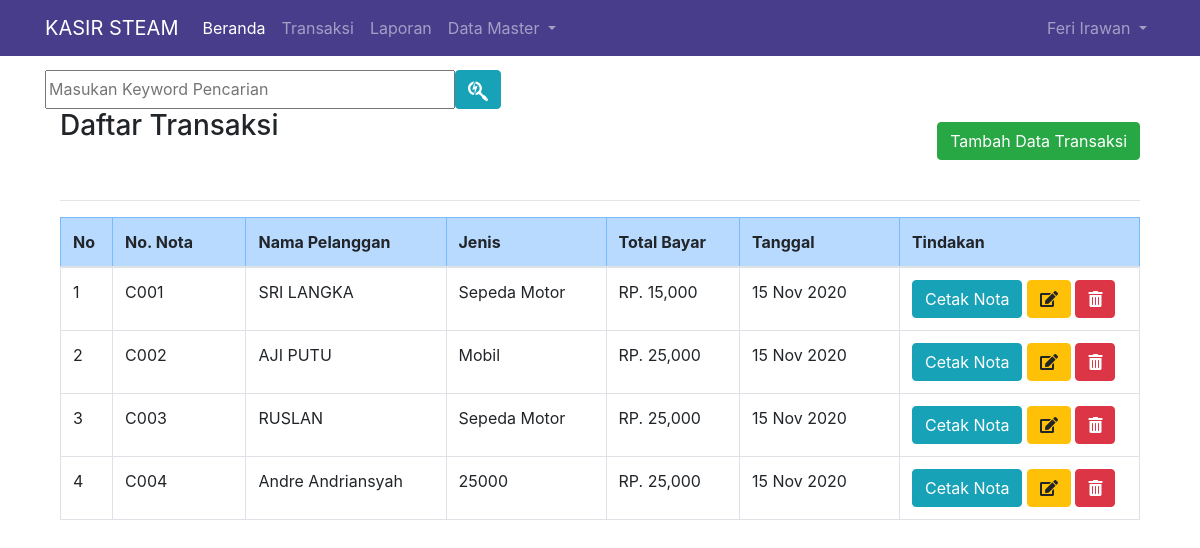
Screenshot of /admin.php?hlm=transaksi (signed in) with the database file from the repository.
### tables this page shows
CREATE TABLE `transaksi` (
  `id_transaksi` int(10) NOT NULL,
  `no_nota` varchar(10) NOT NULL,
  `jenis` varchar(50) NOT NULL,
  `nama` varchar(50) NOT NULL,
  `bayar` int(10) NOT NULL,
  `kembali` int(10) NOT NULL,
  `total` int(10) NOT NULL,
  `tanggal` date NOT NULL,
  `id_user` tinyint(1) NOT NULL
);

### transaksi.php (the view, shortened to what this page needs)
<!DOCTYPE html>
<html lang="en">
<head>
</head>
<body>
	<form action="" method="post" class="navbar-form">
		<div class="input-group">
			<input type="text" name="keyword" size="35" autofocus placeholder="Masukan Keyword Pencarian" autocomplete="off" id="keyword" class="group-control">
			<div class="input-group-btn">
				<button type="submit" name="cari" id="tombol-cari" class="btn btn-info">
				<img src="./assest/fonts/cari.svg" width="20px"></button>
			</div>
		</div>
	</form>
</body>
</html>
<?php
if(empty($_SESSION['id_user'])){
	$_SESSION['err'] = '<strong>ERROR!</strong> Anda harus login terlebih dahulu.';
	header('Location: ./');
	die();
} else {
	if( isset( $_REQUEST['aksi'] )){
		$aksi = $_REQUEST['aksi'];
		switch($aksi){
			case 'baru':
				include 'transaksi_baru.php';
				break;
			case 'edit':
				include 'transaksi_edit.php';
				break;
			case 'hapus':
				include 'transaksi_hapus.php';
				break;
			case 'cetak':
				include 'cetak_nota.php';
				break;
		}
	} else {
		echo '
			<div class="container col-lg">
				<h3 style="margin-bottom: -20px;">Daftar Transaksi</h3>
				<div class="text-right">
				<a href="./admin.php?hlm=transaksi&aksi=baru" class="btn btn-success">Tambah Data Transaksi</a>
				</div>
				<br/><hr/>
				<table class="table table-bordered">
					<thead>
					<tr class="table-primary">
						<th width="2%">No</th>
						<th width="10%">No. Nota</th>
						<th width="15%">Nama Pelanggan</th>
						<th width="12%">Jenis</th>
						<th width="10%">Total Bayar</th>
						<th width="12%">Tanggal</th>
						<th width="18%">Tindakan</th>
					</tr>
					</thead>
				<tbody>';
			if( isset($_POST["cari"]) ){
				$cari = $_POST["keyword"];
				$query = "SELECT * FROM transaksi
					WHERE
					no_nota LIKE '%$cari%' OR
					jenis LIKE '%$cari%' OR
					nama LIKE '%$cari%' OR
					total LIKE '%$cari%' OR
					tanggal LIKE '%$cari%'
					";
			}else{
				$query = "SELECT * FROM transaksi";
			}
			$result = mysqli_query($koneksi, $query);
				if(mysqli_num_rows($result ) > 0){
					$no = 0;
					while($row = mysqli_fetch_array($result )){
						$no++;
					echo '
					<tr>
						<td>'.$no.'</td>
						<td>'.$row['no_nota'].'</td>
						<td>'.$row['nama'].'</td>
						<td>'.$row['jenis'].'</td>
						<td>RP. '.number_format($row['total']).'</td>
						<td>'.date("d M Y", strtotime($row['tanggal'])).'</td>
						<td>
						<script type="text/javascript" language="JavaScript">
							function konfirmasi(){
								tanya = confirm("Anda yakin akan menghapus data ini?");
								if (tanya == true) return true;
								else return false;
						}
					</script>
					<a href="?hlm=cetak&id_transaksi='.$row['id_transaksi'].'" class="btn btn-info btn-s" target="_blank">Cetak Nota</a>
					<a href="?hlm=transaksi&aksi=edit&id_transaksi='.$row['id_transaksi'].'" class="btn btn-warning btn-s"><i class="fas fa-edit"></i></a>
					<a href="?hlm=transaksi&aksi=hapus&submit=yes&id_transaksi='.$row['id_transaksi'].'" onclick="return konfirmasi()" class="btn btn-danger btn-s"><i class="fas fa-trash-alt"></i></a>
					</td>';
				}
			}
			echo '
			</tbody>
			</table>
		</div>';
	}
}
?>

### admin.php (shortened to what this page needs)
<?php
    if(empty( $_SESSION['id_user'] ) ){
        $_SESSION['err'] = '<strong>ERROR!</strong> Anda harus login terlebih dahulu.';
        header('Location: ./');
        die();
    } else {
?>
<!DOCTYPE html>
<html lang="en">
<head>
    <link rel="stylesheet" href="https://cdnjs.cloudflare.com/ajax/libs/font-awesome/5.13.0/css/all.min.css">
    <link rel="stylesheet" href="assest/css/bootstrap.min.css">
    <link rel="stylesheet" href="assest/css/bootstrap.css">
    <link rel="stylesheet" href="assest/css/jquery-ui.min.css">
  </head>
  <body>
    <?php include "menu.php"; ?>
    <div class="container">
	<?php
	if( isset($_REQUEST['hlm'] )){
    $hlm = $_REQUEST['hlm'];
		switch( $hlm ){
			case 'transaksi':
				include "transaksi.php";
				break;
		}
	}
	?>
    </div>
</body>
</html>
<?php
}
?>

### menu.php (shortened to what this page needs)
<?php
if(!empty( $_SESSION['id_user'] ) ){
?>
<nav class="navbar navbar-expand-lg navbar-dark fixed-top " style="background-color: rgb(72, 61, 139);" >
<div class="container">
	<a class="navbar-brand" href="https://ferywn.blogspot.com/">KASIR STEAM</a>
  <div class="collapse navbar-collapse" id="navbarSupportedContent">
    <ul class="navbar-nav mr-auto">
      <li class="nav-item active">
        <a class="nav-link" href="./admin.php">Beranda <span class="sr-only">(current)</span></a>
      </li>
      <li class="nav-item">
        <a class="nav-link" href="./admin.php?hlm=transaksi">Transaksi</a>
      </li>
      <li class="nav-item">
        <a class="nav-link" href="?hlm=laporan">Laporan</a>
      </li>
      <li class="nav-item dropdown ">
        <a class="nav-link dropdown-toggle" href="#" id="navbarDropdown" role="button" data-toggle="dropdown" aria-haspopup="true" aria-expanded="false">
          Data Master
        </a>
	  </li>
	</ul>
	<ul class="navbar-nav ml-auto">
	  <li class="nav-item dropdown">
        <a class="nav-link dropdown-toggle" href="#" id="navbarDropdown" role="button" data-toggle="dropdown" aria-haspopup="true" aria-expanded="false">
		<?php echo $_SESSION['nama']; ?> <b class="caret"></b>
        </a>
	  </li>
	  </ul>
  </div>
  </div>
</nav>
<?php
} else {
	header("Location: ./");
	die();
}
?>

### admin.php (style rules this page uses)
body { min-height: 200px; padding-top: 70px; }

### rows the page displays
transaksi: no_nota "C001", nama "SRI LANGKA", jenis "Sepeda Motor", total "15,000", tanggal "15 Nov 2020"
transaksi: no_nota "C002", nama "AJI PUTU", jenis "Mobil", total "25,000", tanggal "15 Nov 2020"
transaksi: no_nota "C003", nama "RUSLAN", jenis "Sepeda Motor", total "25,000", tanggal "15 Nov 2020"
transaksi: no_nota "C004", nama "Andre Andriansyah", jenis "25000", total "25,000", tanggal "15 Nov 2020"

### other values shown
$_SESSION['nama'] "Feri Irawan"
